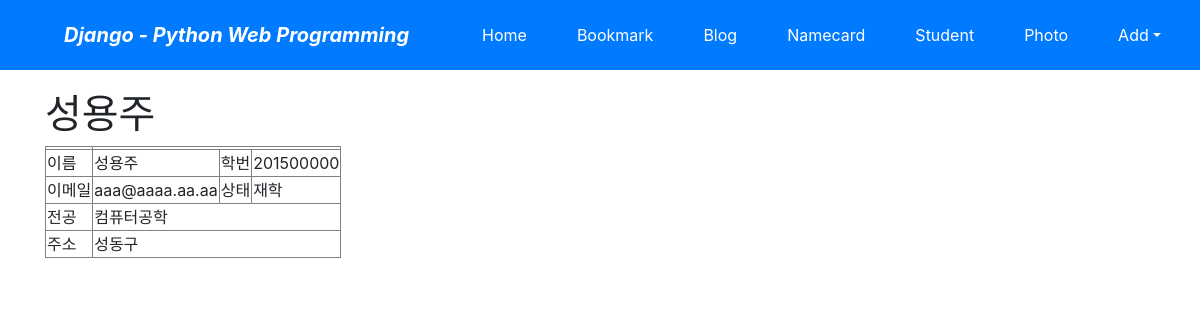
The app's page /student/1/, older data.
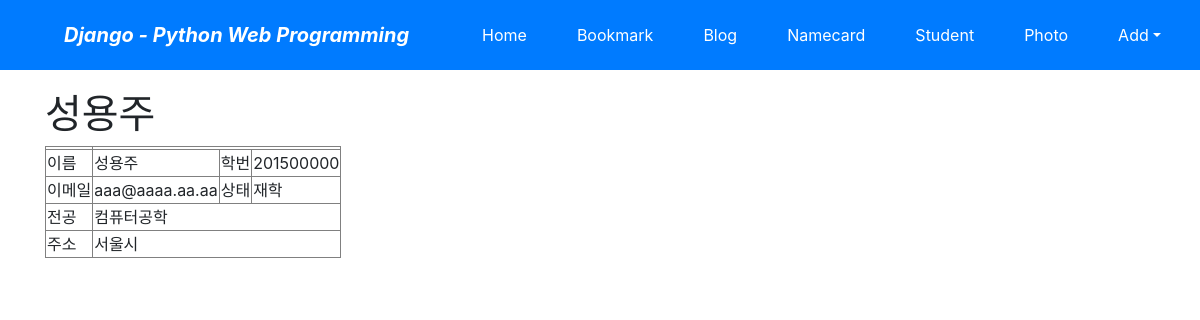
The same page, newer data.
### student/models.py (models this page shows, shortened)
class Student_TBL(models.Model):
    name=models.CharField('NAME',max_length=100,blank=False) #이름
    number = models.CharField('NUMBER',max_length=50,blank=False) # 학번
    email = models.CharField('EMAIL', max_length=50, blank=False) # Email 주소
    status = models.CharField('STATUS', max_length=50, blank=False) #학적 상태
    major = models.CharField('MAJOR', max_length=50, blank=False) #전공
    address = models.CharField('ADDRESS', max_length=50, blank=False) #주소
    class Meta:
        ordering = ('name','major',)

### student/views.py (the view)
# urls.py: path('<int:pk>/',StudentDV.as_view(model=Student_TBL),name='detail'),
class StudentDV(DetailView): # StudentDetail 클래스형 뷰 정의
    model = Student_TBL

### student/templates/student/student_tbl_detail.html (shortened to what this page needs)
{% extends "base.html" %}
{% block content %}
        <div id = "content">
            <h1>{{object.name}}</h1>
            <table border="1">
                <th></th>
                <tr>
                    <td>이름</td>
                    <td>{{object.name}}</td>
                    <td>학번</td>
                    <td>{{object.number}}</td>
                </tr>
                <tr>
                    <td>이메일</td>
                    <td>{{object.email}}</td>
                    <td>상태</td>
                    <td>{{object.status}}</td>
                </tr>
                <tr>
                    <td>전공</td>
                    <td colspan="3">{{object.major}}</td>
                </tr>
                <tr>
                    <td>주소</td>
                    <td colspan="3">{{object.address}}</td>
                </tr>
            </table>
 {% endblock %}

Row changes from the older to the newer data that the page shows:
changed Student_TBL "성용주": address "성동구" → "서울시"
